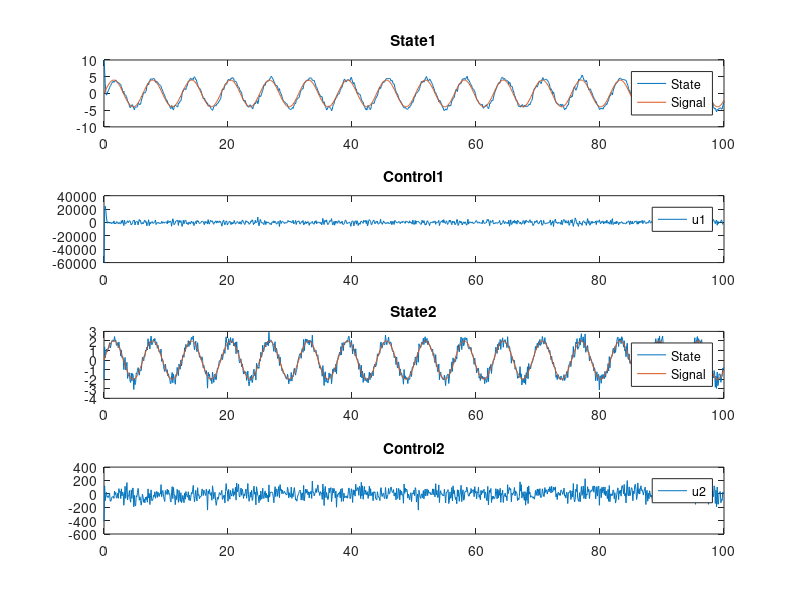

Source code (MATLAB):
clear all;
clc;

%% 6)	Show examples (Matlab and Simulink) on the performance of one (two?) PID used to do the same task

% Continuous time system

Ac = [-0.1 -0.12
      -0.3 -0.012];
Bc = [0 
      -0.07];
C = eye(2);
D = zeros(2,1);

sampleTime=0.1;
horizon=100;

x0=[10
    -2];
sysc = ss(Ac,Bc,C,D);
sysd=c2d(sysc,sampleTime);
Ad=sysd.A;
Bd=sysd.B;

t=0:sampleTime:horizon;
nSamples=length(t);
N = length(t)-1;
u1=zeros(1,nSamples-1);
u2=zeros(1,nSamples-1);

x1_track=4*sin(t);
x2_track=2*sin(t);

x(:,1)=x0;

Qv = [0.1 0
      0 0.1]; % covariance noise of input
rng default  % for reproducibility
mucsi = [0 0]; % mean noise of input
csi = mvnrnd(mucsi,Qv,N)'; % generates random input noise

% % Values for the first PID, obtained tuning the PID in Simulink
Kp=390;
Ki=15;
Kd=559;

previousError = 0;
integral = 0;
for i=1:nSamples-1
% PID control
  error = x1_track(:,i) - x(1,i);
  integral = integral + error*sampleTime;
  derivative = (error - previousError)/sampleTime;
  u1(:,i) = Kp*error + Ki*integral + Kd*derivative;
  previousError = error;
  
  % Evolution of the system
  x(:,i+1)=Ad*x(:,i)+Bd*u1(:,i)+csi(:,i);
end

% Plotting the first PID

subplot(4,1,1);
plot(t,x(1,:));
hold on;
plot(t,x1_track(1,:));
hold off;
title('State1');
legend('State','Signal');

subplot(4,1,2);
plot(t(1:end-1),u1(1,:));
title('Control1');
legend('u1');


% Second PID in parallel

Kp=-128;
Ki=-688;
Kd=-0.85;

previousError = 0;
integral = 0;
for i=1:nSamples-1
% PID control
  error = x2_track(:,i) - x(2,i);
  integral = integral + error*sampleTime;
  derivative = (error - previousError)/sampleTime;
  u2(:,i) = Kp*error + Ki*integral + Kd*derivative;
  previousError = error;
  
  % Evolution of the system
  x(:,i+1)=Ad*x(:,i)+Bd*u2(:,i)+csi(:,i);
end

% Plotting the second PID

subplot(4,1,3);
plot(t,x(2,:));
hold on;
plot(t,x2_track(1,:));
hold off;
title('State2');
legend('State','Signal');

subplot(4,1,4);
plot(t(1:end-1),u2(1,:));
title('Control2');
legend('u2');
